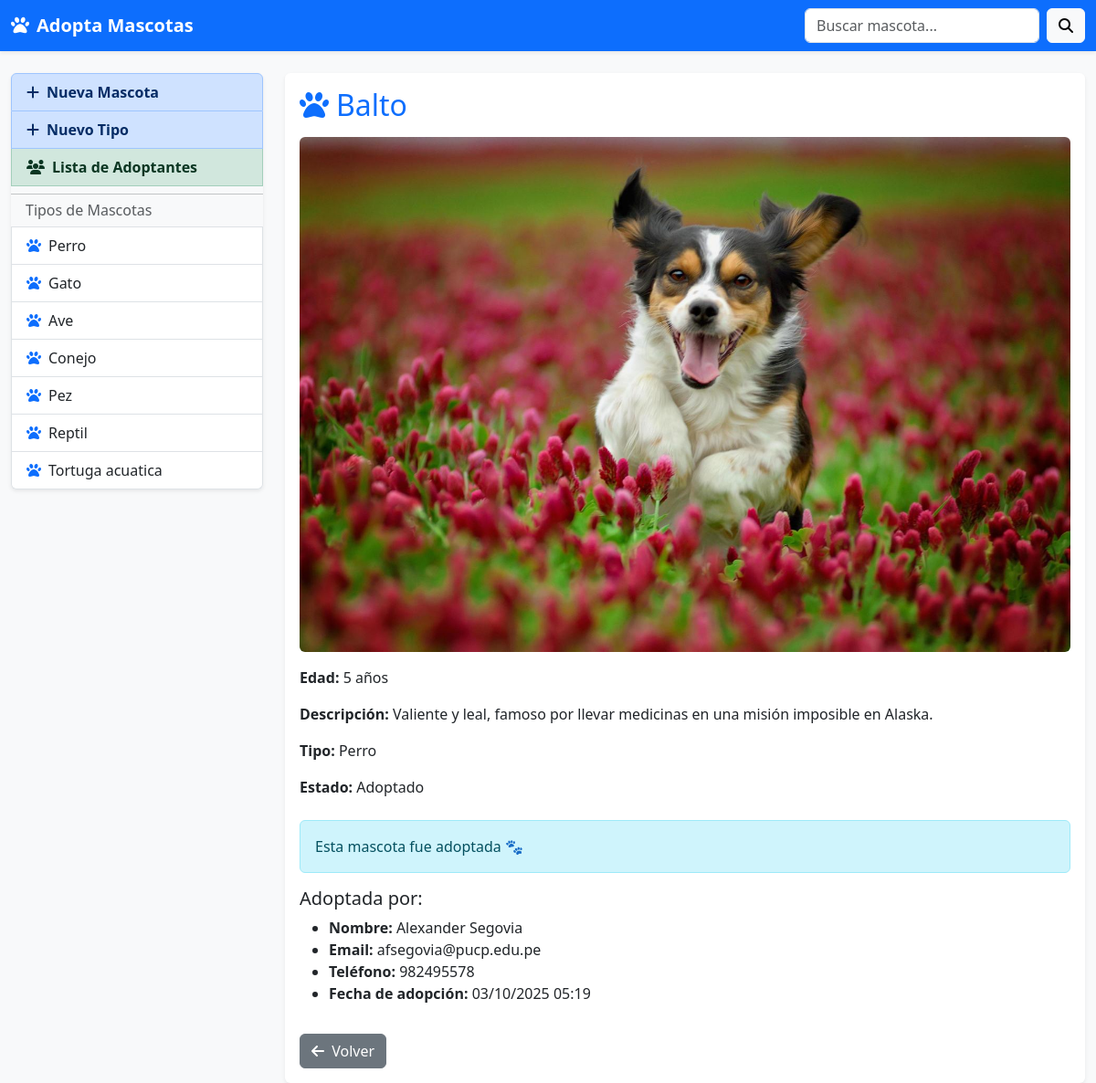
The page /detalleMascota/1 on the database its author committed.
### app1/models.py (models this page shows, shortened)
class TipoMascota(models.Model):
    nombre = models.CharField(max_length=64, null=True, blank=True)
    descripcion = models.TextField(max_length=256, null=True, blank=True)

class Mascota(models.Model):
    nombre = models.CharField(max_length=128, null=True, blank=True)
    edad = models.IntegerField()
    descripcion = models.TextField(max_length=512, null=True, blank=True)
    foto = models.ImageField(upload_to="mascotas/")
    tipo = models.ForeignKey(TipoMascota, on_delete=models.CASCADE)
    estado = models.CharField(max_length=20, default="Disponible")

class Adopcion(models.Model):
    mascota = models.OneToOneField(Mascota, on_delete=models.CASCADE)
    persona = models.ForeignKey(Persona, on_delete=models.CASCADE)
    fecha_adopcion = models.CharField(max_length=50, null=True, blank=True)

class Persona(models.Model):
    nombre = models.CharField(max_length=128, null=True, blank=True)
    email = models.CharField(max_length=128, null=True, blank=True)
    telefono = models.CharField(max_length=20, null=True, blank=True)

### app1/views.py (the view, shortened to what this page needs)
# urls.py: path('detalleMascota/<int:idMascota>',views.detalleMascota, name='detalleMascota'),
def detalleMascota(request, idMascota):
    mascota = get_object_or_404(Mascota, id=idMascota)
    tipos = TipoMascota.objects.all()
    adopcion = None
    if mascota.estado == "Adoptado":
        try:
            adopcion = Adopcion.objects.get(mascota=mascota)
        except Adopcion.DoesNotExist:
            adopcion = None
    return render(request, "detalleMascota.html", {
        "mascota": mascota,
        "tipos": tipos,
        "adopcion": adopcion
    })

### app1/templates/detalleMascota.html
{% extends "layout.html" %}
{% block content %}
  <div class="card shadow-sm border-0">
    <div class="card-body">
      <h2 class="mb-3 text-primary">
        <i class="fa-solid fa-paw me-2"></i>{{ mascota.nombre }}
      </h2>
      {% if mascota.foto %}
        <img src="{{ mascota.foto.url }}" class="img-fluid rounded mb-3" alt="{{ mascota.nombre }}">
      {% else %}
        <img src="https://via.placeholder.com/400x300?text=Sin+Foto" class="img-fluid rounded mb-3">
      {% endif %}
      <p><strong>Edad:</strong> {{ mascota.edad }} años</p>
      <p><strong>Descripción:</strong> {{ mascota.descripcion }}</p>
      <p><strong>Tipo:</strong> {{ mascota.tipo.nombre }}</p>
      <p><strong>Estado:</strong> {{ mascota.estado }}</p>
      {% if mascota.estado == "Disponible" %}
        <hr>
        <h4 class="mt-4">Formulario de Adopción</h4>
        <form method="POST">
          {% csrf_token %}
          <div class="mb-3">
            <label for="nombre" class="form-label">Nombre</label>
            <input type="text" class="form-control" id="nombre" name="nombre" required>
          </div>
          <div class="mb-3">
            <label for="email" class="form-label">Email</label>
            <input type="text" class="form-control" id="email" name="email" required>
          </div>
          <div class="mb-3">
            <label for="telefono" class="form-label">Teléfono</label>
            <input type="text" class="form-control" id="telefono" name="telefono" required>
          </div>
          <button type="submit" class="btn btn-success">
            <i class="fa-solid fa-heart me-1"></i> Adoptar
          </button>
        </form>
      {% else %}
        <div class="alert alert-info mt-4">
          Esta mascota fue adoptada 🐾
        </div>
        {% if adopcion %}
          <h5 class="mt-3">Adoptada por:</h5>
          <ul>
            <li><strong>Nombre:</strong> {{ adopcion.persona.nombre }}</li>
            <li><strong>Email:</strong> {{ adopcion.persona.email }}</li>
            <li><strong>Teléfono:</strong> {{ adopcion.persona.telefono }}</li>
            <li><strong>Fecha de adopción:</strong> {{ adopcion.fecha_adopcion }}</li>
          </ul>
        {% endif %}
      {% endif %}
      <a href="{% url 'app1:home' %}" class="btn btn-secondary mt-3">
        <i class="fa-solid fa-arrow-left me-1"></i> Volver
      </a>
    </div>
  </div>
{% endblock %}

### app1/templates/layout.html (shortened to what this page needs)
<!DOCTYPE html>
<html lang="es">
<head>
  <link href="https://cdn.jsdelivr.net/npm/bootstrap@5.3.0/dist/css/bootstrap.min.css"
        rel="stylesheet"
>
  <link rel="stylesheet"
        href="https://cdnjs.cloudflare.com/ajax/libs/font-awesome/6.3.0/css/all.min.css"
 />
</head>
<body class="bg-light">
  <nav class="navbar navbar-expand-lg navbar-dark bg-primary shadow-sm">
    <div class="container-fluid">
      <a class="navbar-brand fw-bold" href="{% url 'app1:home' %}">
        <i class="fa-solid fa-paw me-2"></i>Adopta Mascotas
      </a>
      <form class="d-flex" role="search" action="{% url 'app1:buscar' %}" method="post">
        <input class="form-control me-2" type="search" name="filtro" placeholder="Buscar mascota..." aria-label="Buscar">
        <button class="btn btn-light" type="submit"><i class="fa-solid fa-search"></i></button>
      </form>
    </div>
  </nav>
  <div class="container-fluid mt-4">
    <div class="row">
      <aside class="col-md-3 mb-3">
        <div class="list-group shadow-sm">
          <a href="{% url 'app1:crearMascota' %}" class="list-group-item list-group-item-action list-group-item-primary fw-bold">
            <i class="fa-solid fa-plus me-2"></i>Nueva Mascota
          </a>
          <a href="{% url 'app1:crearTipo' %}" class="list-group-item list-group-item-action list-group-item-primary fw-bold">
            <i class="fa-solid fa-plus me-2"></i>Nuevo Tipo
          </a>
          <a href="{% url 'app1:listaAdoptantes' %}" class="list-group-item list-group-item-action list-group-item-success fw-bold">
            <i class="fa-solid fa-users me-2"></i>Lista de Adoptantes
          </a>
          <hr class="my-2">
          <h6 class="px-3 text-muted">Tipos de Mascotas</h6>
          {% for tipo in tipos %}
            <a href="{% url 'app1:mascotasxtipo' tipo.id %}" class="list-group-item list-group-item-action">
              <i class="fa-solid fa-paw me-2 text-primary"></i>{{ tipo.nombre }}
            </a>
          {% empty %}
            <p class="px-3 text-muted">No hay tipos aún</p>
          {% endfor %}
        </div>
      </aside>
      <main class="col-md-9">
        {% block content %}{% endblock %}
      </main>
    </div>
  </div>
</body>
</html>

### rows shown on the page
TipoMascota: nombre "Perro"
TipoMascota: nombre "Gato"
TipoMascota: nombre "Ave"
TipoMascota: nombre "Conejo"
TipoMascota: nombre "Pez"
TipoMascota: nombre "Reptil"
TipoMascota: nombre "Tortuga acuatica"
Mascota: nombre "Balto", foto (picture), edad "5", descripcion "Valiente y leal, famoso por llevar medicinas en una misión imposible en Alaska.", tipo.nombre "Perro", estado "Adoptado"
Adopcion: persona.nombre "Alexander Segovia", persona.email "afsegovia@pucp.edu.pe", persona.telefono "982495578", fecha_adopcion "03/10/2025 05:19"
